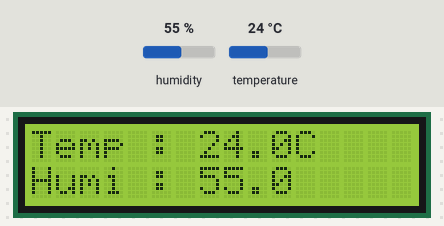
The program below on a simulated Raspberry Pi Pico running MicroPython. On the bench: 16×2 character LCD. Inputs (shaded band) come from the test bench; at power-on: humidity 55 %, temperature 24 °C. Library files of the repository ran but are not shown: pico_i2c_lcd.py; what the program prints to the serial console is not drawn.

Above: at 1.2 s.
1.3 s: humidity set to 22 %
At 2.5 s:
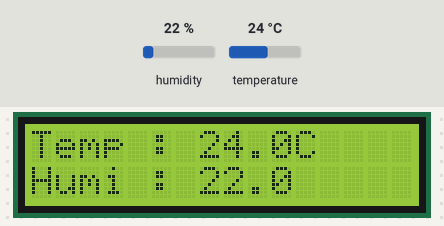
3.3 s: temperature set to 12 °C
At 5.3 s:
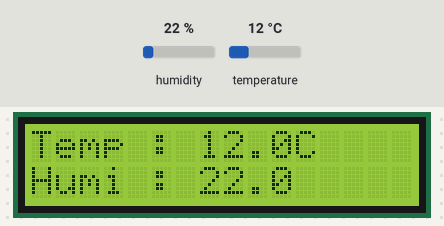
5.6 s: humidity set to 40 %
At 7.2 s:
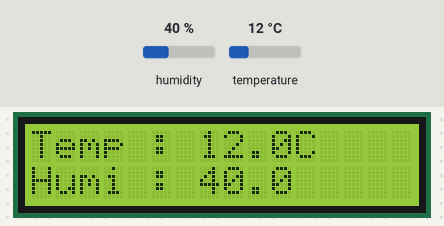
7.9 s: temperature set to 19 °C
At 10.2 s:
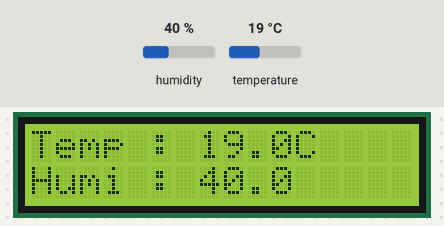
Timing chart, 0 to 11.2 s (numbered marks = the images above; inputs shaded):
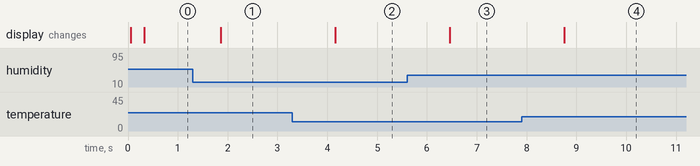

The program:

main.py
```python
# Alumno: Gutierrez Vizcarra Daniel 19210503
# Circuito que prende un sensor de temperatura y muestra en una pantalla los datos.

from machine import I2C, Pin
from time import sleep
from pico_i2c_lcd import I2cLcd
from DHT22 import DHT22
import utime
import time

i2c = I2C(0, sda=Pin(0), scl=Pin(1), freq=100000)

I2C_ADDR = i2c.scan()[0]
lcd = I2cLcd(i2c, I2C_ADDR, 2, 16)

dht22=DHT22(Pin(15,Pin.IN,Pin.PULL_UP))

while True:
    T, H = dht22.read()
    lcd.move_to(0,0)
    lcd.putstr("Temp :")
    lcd.move_to(7,0)
    lcd.putstr(str(T)+"C")

    lcd.move_to(0,1)
    lcd.putstr("Humi :")
    lcd.move_to(7,1)
    lcd.putstr(str(H))
    print(T,H)
    time.sleep_ms(500)
```

Measured:
- after the input at 1.3 s, the display: changes after 0.56 s (image 1)
- after the input at 3.3 s, the display: changes after 0.86 s (image 2)
- after the input at 5.6 s, the display: changes after 0.86 s (image 3)
- after the input at 7.9 s, the display: changes after 0.86 s (image 4)
